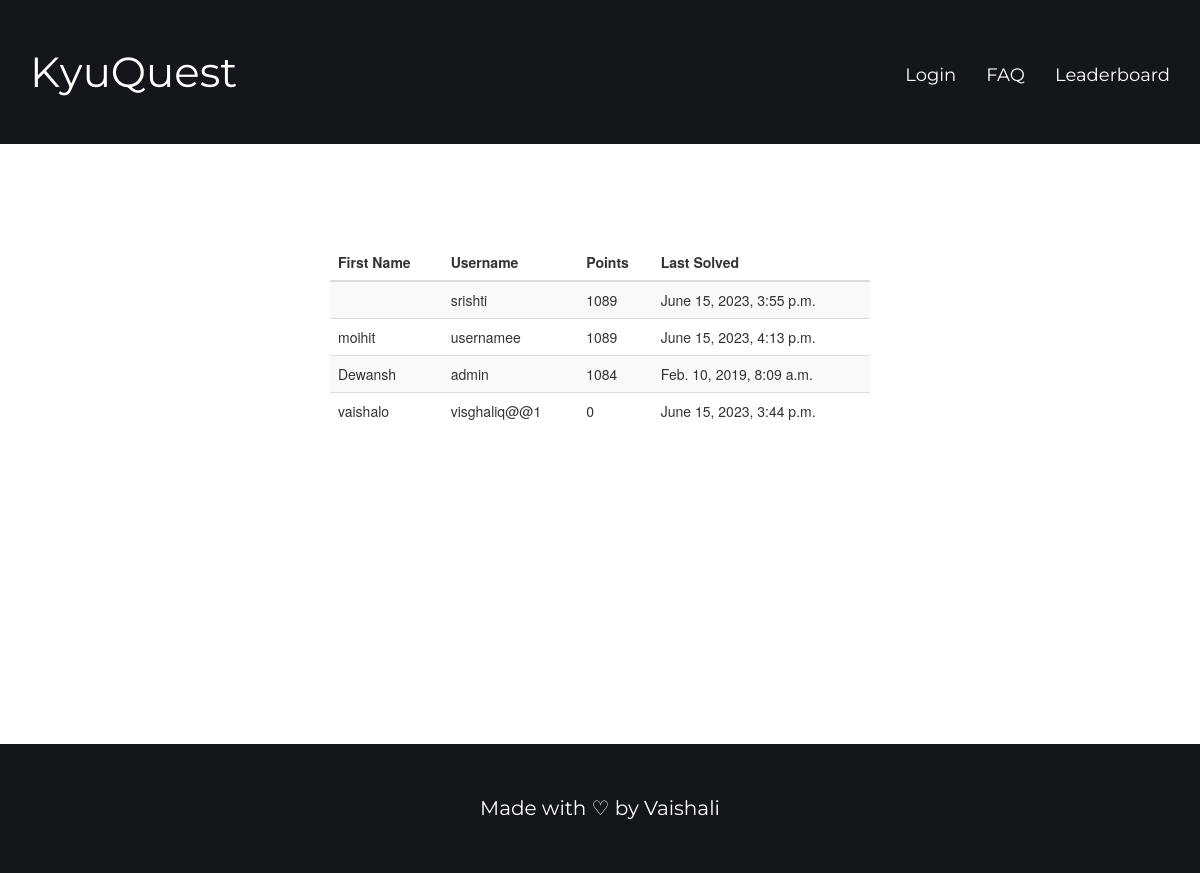
Page /leaderboard/ on the committed database.
### quiz/models.py (models this page shows, shortened)
class stud(models.Model):
	name = models.CharField(max_length=32)
	username = models.CharField(max_length=32)
	points = models.PositiveIntegerField(default=0)
	lql = models.PositiveIntegerField(default=1)
	time = models.DateTimeField(default=timezone.now)

### quiz/views.py (the view)
# urls.py: path('leaderboard/', quiz_view.leaderboard, name='leaderboard'),
def leaderboard(request):
	stud_list = stud.objects.all().order_by('-points')
	return render(request, 'quiz/leaderboard.html', {'list': stud_list})

### quiz/templates/quiz/leaderboard.html
{% extends 'quest/base.html' %}
{% load crispy_forms_tags %}
{% block content %}
	<div class="content-section">
		{% if list %}
			<table class="table table-striped">
				<thead>
					<tr>
						<th>First Name</th>
						<th>Username</th>
						<th>Points</th>
						<th>Last Solved</th>
					</tr>
				</thead>
				<tbody>
					{% for i in list %}
						<tr>
							<td>{{ i.name }}</td>
							<td>{{ i.username }}</td>
							<td>{{ i.points }}</td>
							<td>{{ i.time }}</td>
						</tr>
					{% endfor %}
				</tbody>
			</table>
		{% else %}
		<h2>It's Pretty Blank here</h2>
		{% endif %}
	</div>
{% endblock %}

### quest/templates/quest/base.html (shortened to what this page needs)
<!DOCTYPE html>
<html>
<head>
	<link rel="stylesheet" type="text/css" href="https://cdnjs.cloudflare.com/ajax/libs/twitter-bootstrap/3.3.7/css/bootstrap.css">
</head>
<body>
<div class="header">
	<div class="container">
		<div class="row">
			<a href="{% url 'home' %}"><div class="col-md-4 header-title">KyuQuest</div></a>
			<div class="col-md-6 col-md-offset-2 links-holder">
				<ul class="nav navbar-nav navbar-right">
					{% if user.is_authenticated %}
						<li><a href="{% url 'quiz' %}">Play</a></li>
						<li><a href="{% url 'profile' %}">Profile</a></li>
						<li><a href="{% url 'faq' %}">FAQ</a></li>
						<li><a href="{% url 'leaderboard' %}">Leaderboard</a></li>
						<li><a href="{% url 'logout' %}">Logout</a></li>
					{% else %}
						<li><a href="{% url 'login' %}">Login</a></li>
						<li><a href="{% url 'faq' %}">FAQ</a></li>
						<li><a href="{% url 'leaderboard' %}">Leaderboard</a></li>
					{% endif %}
				</ul>
			</div>
		</div>
	</div>
</div>
{% if request.path != '/profile/' %}
	<div class="info">
		<div class="container">
			<div class="col-md-6 col-md-offset-3">
				{% block content %}
				{% endblock %}
			</div>
		</div>
	</div>
{% else %}
	{% block main %}
	{% endblock %}
{% endif %}
<br>
<div class="footer">
	<div class="container">
		<div class="row">
			<div class="col-md-offset-2 col-md-8 text-center">Made with &#9825; by Vaishali </div>
		</div>
	</div>
</div>
</body>
</html>

### quest/templates/quest/base.html (style rules this page uses)
.header { padding: 42px 0 42px 0; background: #13171c; }
.header-title { color: #fff; font-family: 'Montserrat', sans-serif; font-size: 42px; }
.info { padding: 100px 0 175px 0; margin-bottom: 100px; }
.info p, a, a:hover, a:active, a:focus { font-family: 'Montserrat', sans-serif; font-size: 20px; text-decoration: none!important; }
.links-holder { padding-top: 8px; }
li a { text-decoration: none!important; color: #fff!important; font-size: 18px!important; }
.footer { padding-top: 50px; padding-bottom: 50px; font-size: 20px; font-family: 'Montserrat', sans-serif; color: #fff; background: #13171c; }

### rows in the picture
stud: username "srishti", points "1089", time "June 15, 2023, 3:55 p.m."
stud: name "moihit", username "usernamee", points "1089", time "June 15, 2023, 4:13 p.m."
stud: name "Dewansh", username "admin", points "1084", time "Feb. 10, 2019, 8:09 a.m."
stud: name "vaishalo", username "visghaliq@@1", points "0", time "June 15, 2023, 3:44 p.m."
